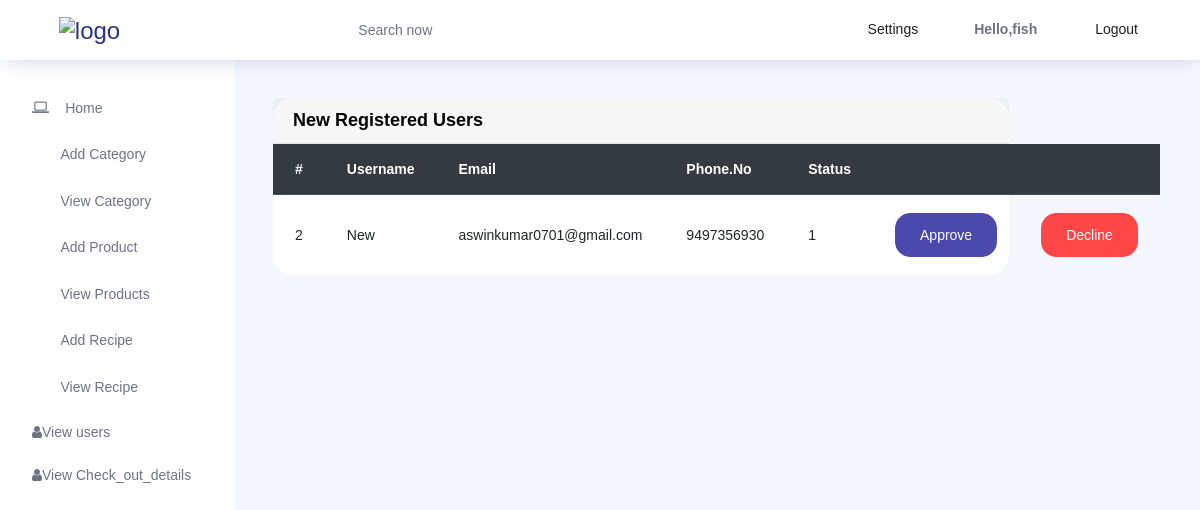
The page /new_admin_register (signed in) on the database its author committed.
### User_app/models.py (models this page shows)
class New_register(models.Model):
    new_username = models.CharField(max_length=20)
    new_email = models.EmailField()
    new_phone_no = models.IntegerField()
    new_password = models.CharField(max_length=20)
    new_status = models.IntegerField(default=0)

### Admin_app/views.py (the view)
# urls.py: path('new_admin_register',views.new_admin_register,name='new_admin_register'),
def new_admin_register(request):
    data = New_register.objects.all()
    return render(request,'new_admin_register.html',{'data':data})

### Admin_app/templates/new_admin_register.html
{% extends 'admin_index.html' %}
{% block content %}
<div class="row">
    <div class="col-lg-10">
        <div class="card">
            <div class="card-header">
                <strong class="card-title">New Registered Users</strong>
            </div>
            <div class="table-stats order-table ov-h">
                <table class="table" >
                    <thead class="thead-dark">
                        <tr>
                            <th class="serial">#</th>
                            <th>Username</th>
                            <th>Email</th>
                            <th>Phone.No</th>
                            <th>Status</th>
                            <th></th>
                            <th></th>
                        </tr>
                    </thead>
                    <tbody>
                        {% for i in data %}
                        <tr >
                            <td class="serial">{{i.id}}</td>
                            <td>{{i.new_username}}</td>
                            <td>{{i.new_email}}</td>
                            <td> {{i.new_phone_no}} </td>
                            <td>{{i.new_status}}</td>
                            <td><a href="{% url 'approve_user' ID=i.id %}"><button class="btn btn-primary">Approve</button></td></a>
                            <td><a href="{% url 'user_delete' Id=i.id  %}"><button class="btn btn-danger">Decline</button></td></a>
                        </tr>
                        {% endfor %}
                    </tbody>
                </table>
            </div>
        </div>
    </div>
</div>
{% endblock %}

### rows shown on the page
New_register: id "2", new_username "New", new_email "aswinkumar0701@gmail.com", new_phone_no "9497356930", new_status "1"

### other values the page prints
{{ request.session.username }} "fish"
